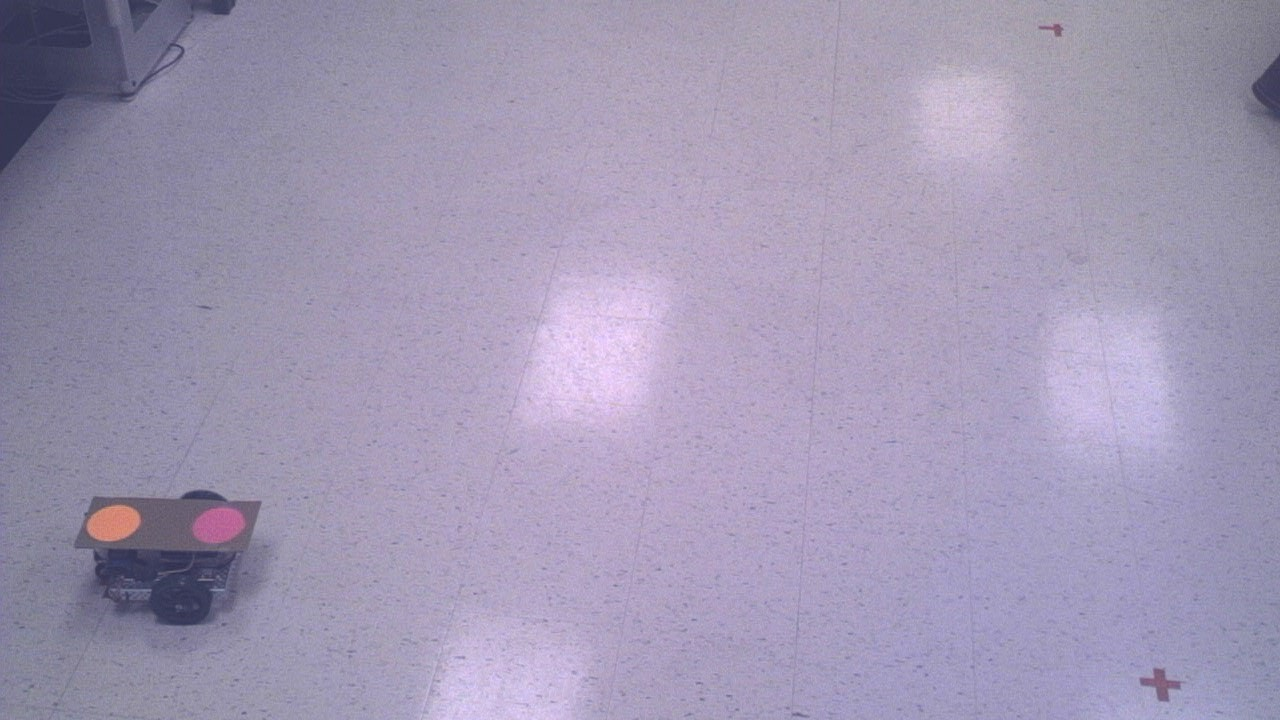
#> input picture images/orientation/WIN_20170321_10_54_08_Pro.jpg, 1280 x 720 px; its folder holds 4 pictures in this run
$ python convert.py   (older library calls are emulated)
#> lines starting #> are read from the running program, lines starting #| are printed output that depends on the picture
import glob
import os.path
from PIL import Image

im_list = glob.glob('../images/orientation/*.jpg')

for ix, im in enumerate(im_list):
    im_resized = Image.open(im).resize((640,480), Image.ANTIALIAS)
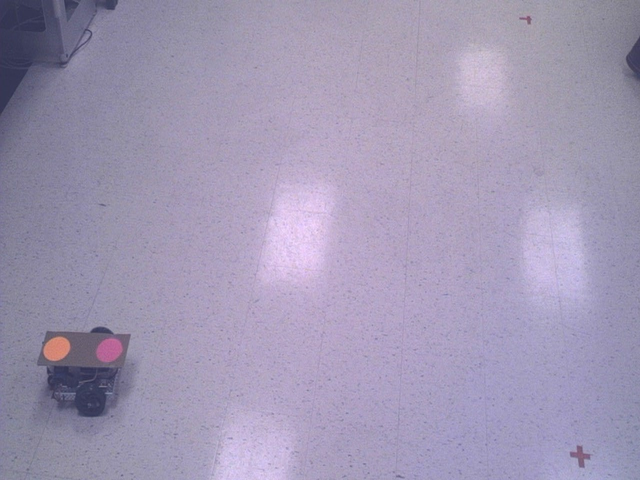
#> im_resized: PIL image 640x480 RGB; mean R, G, B 160.8, 152.1, 179.5
    fname, ext = os.path.splitext(im)
    d = os.path.dirname(fname)
    newf = '{}/train{}{}'.format(d,ix,ext)
    im_resized.save(newf)
#> pass 2 of the loop `for ix, im in enumerate(im_list):`:
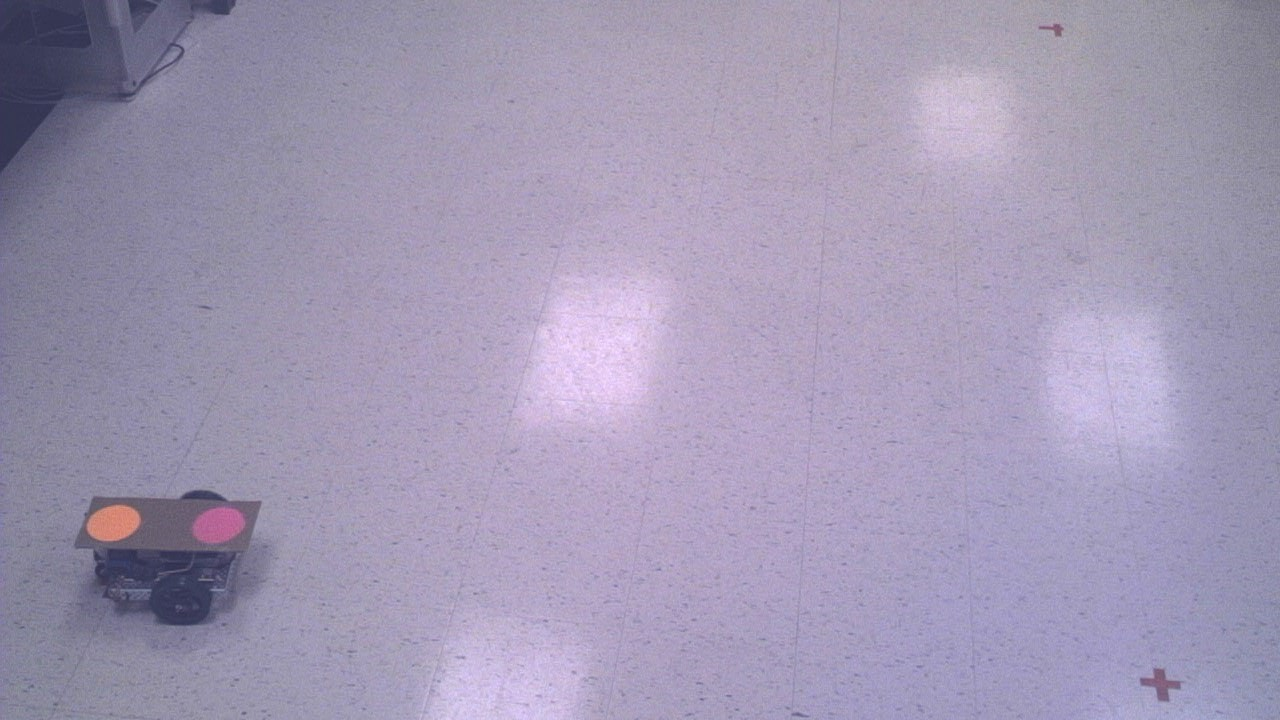
#> input picture images/orientation/WIN_20170321_10_54_09_Pro.jpg, 1280 x 720 px
#> `im_resized = Image.open(im).resize((640,480), Image.ANTIALIAS)`:
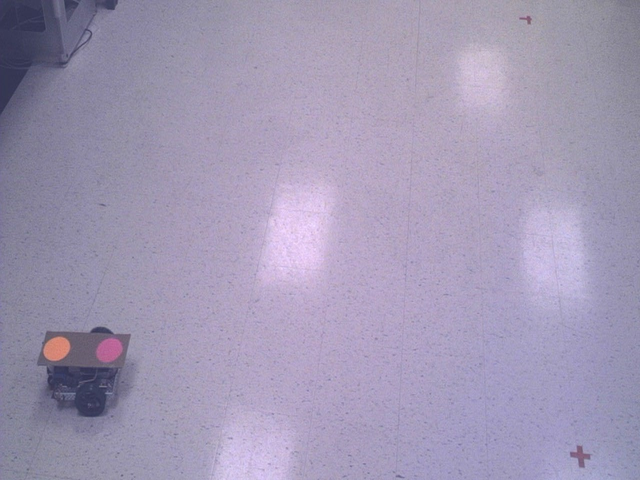
#> im_resized: PIL image 640x480 RGB; mean R, G, B 161.4, 152.7, 179.9
#> pass 3 of the loop `for ix, im in enumerate(im_list):`:
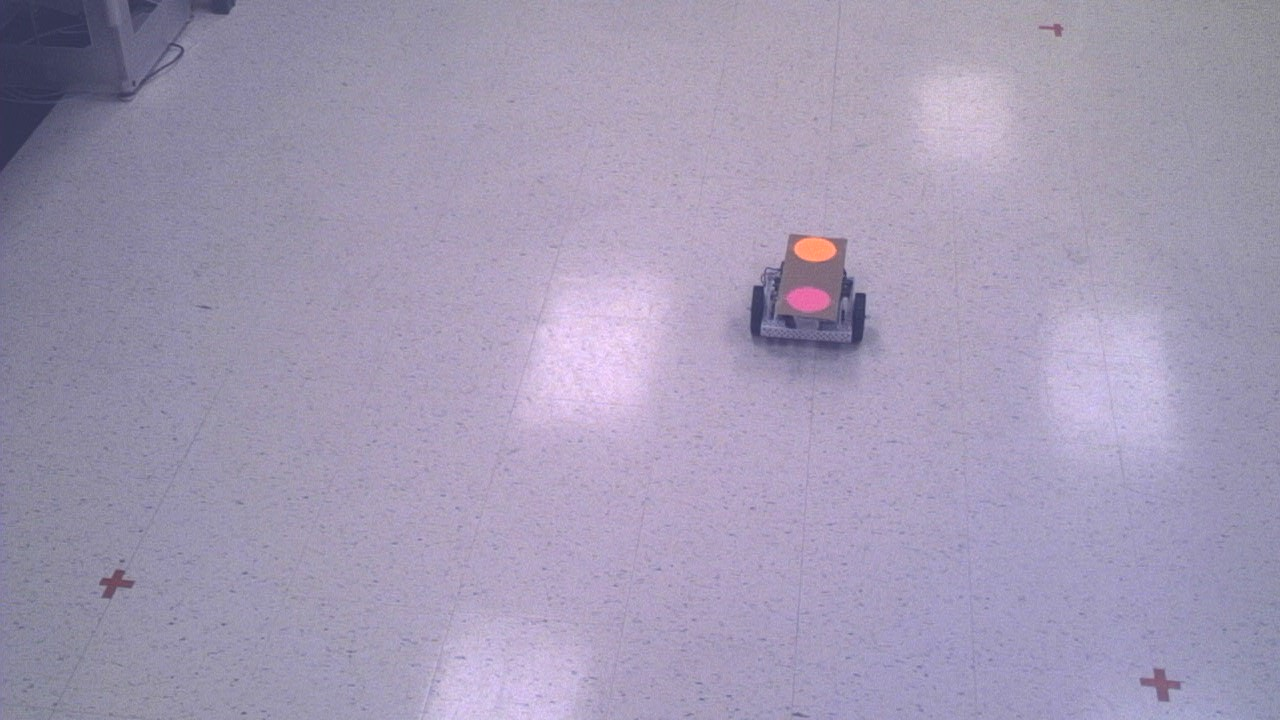
#> input picture images/orientation/WIN_20170321_10_54_27_Pro.jpg, 1280 x 720 px
#> `im_resized = Image.open(im).resize((640,480), Image.ANTIALIAS)`:
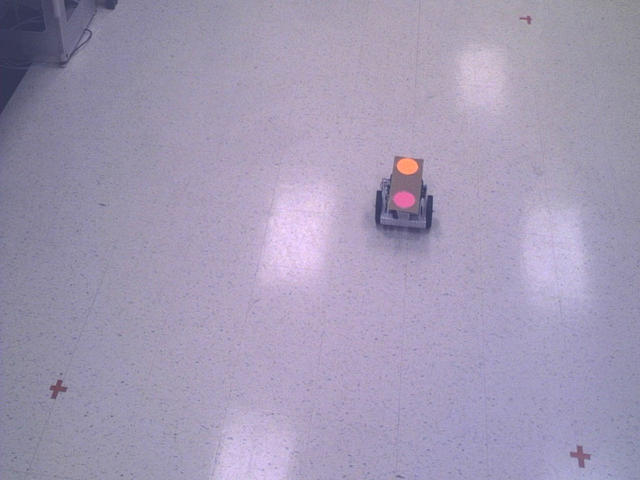
#> im_resized: PIL image 640x480 RGB; mean R, G, B 162.5, 153.8, 180
#> the loop made 4 passes; the first 3 are shown
